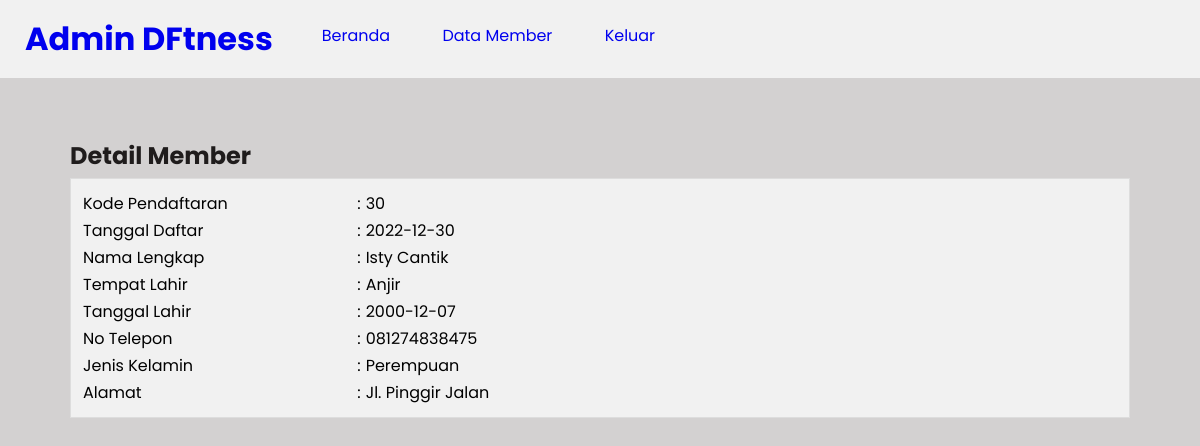
Screenshot of /detail-member.php?id=30 with the database file from the repository.
### tables this page shows
CREATE TABLE `tb_pendaftaran` (
  `id_pendaftaran` int(11) NOT NULL,
  `tgl_daftar` date NOT NULL DEFAULT current_timestamp(),
  `nm_member` varchar(50) NOT NULL,
  `tmp_lahir` varchar(50) NOT NULL,
  `tgl_lahir` date NOT NULL,
  `no_tlp` varchar(15) NOT NULL,
  `jk` enum('Laki-laki','Perempuan') NOT NULL,
  `alamat` text NOT NULL,
  `username` varchar(50) NOT NULL,
  `password` varchar(50) NOT NULL
);

### detail-member.php (the view, shortened to what this page needs)
<?php
    include ("koneksi.php");
    $peserta = mysqli_query($conn, "SELECT * FROM tb_pendaftaran WHERE id_pendaftaran = '".$_GET['id']."'");
    $p = mysqli_fetch_object($peserta)
?>
<!DOCTYPE html>
<html>
<head>
    <link rel="stylesheet" type="text/css" href="css/style.css">
</head>
<body>
    <header>
        <h1><a href="beranda.php">Admin DFtness</h1>
        <ul>
            <li><a href="beranda.php">Beranda</a></li>
            <li><a href="data-peserta.php">Data Member</a></li>
            <li><a href="keluar.php">Keluar</a></li>
        </ul>
    </header>
    <section class="content">
        <h2>Detail Member</h2>
        <div class="box">
        <table class= "table-data">
            <tr>
                <td>Kode Pendaftaran</td>
                <td>:</td>
                <td><?php echo $p->id_pendaftaran ?></td>
            </tr>
            <tr>
                <td>Tanggal Daftar</td>
                <td>:</td>
                <td><?php echo $p->tgl_daftar ?></td>
            </tr>
            <tr>
                <td>Nama Lengkap</td>
                <td>:</td>
                <td><?php echo $p->nm_member ?></td>
            </tr>
            <tr>
                <td>Tempat Lahir</td>
                <td>:</td>
                <td><?php echo $p->tmp_lahir ?></td>
            </tr>
            <tr>
                <td>Tanggal Lahir</td>
                <td>:</td>
                <td><?php echo $p->tgl_lahir ?></td>
            </tr>
            <tr>
                <td>No Telepon</td>
                <td>:</td>
                <td><?php echo $p->no_tlp ?></td>
            </tr>
            <tr>
                <td>Jenis Kelamin</td>
                <td>:</td>
                <td><?php echo $p->jk ?></td>
            </tr>
            <tr>
                <td>Alamat</td>
                <td>:</td>
                <td><?php echo $p->alamat ?></td>
            </tr>
        </table>
        </div>
    </section>
</body>
</html>

### css/style.css (style rules this page uses)
* { margin:0; padding:0; font-family: 'Poppins', sans-serif; }
body { background-color: rgb(211, 209, 209); color: rgb(31, 28, 28); }
.box { color: black; background-color: #f1f1f1; border: 1px solid #ddd; padding: 10px; box-sizing: border-box; margin: 5px 0 25px; }
.table-data { width: 50%; }
header { background-color: #f1f1f1; }
header::after { content: ''; display: block; clear: both; }
header h1 { padding: 15px 25px; display: inline-block; float: left; }
header ul { float: left; }
header ul li { padding: 23px 24px; display: inline-block; }
a { text-decoration: none; }
.content { width: 90%; padding: 10px; box-sizing: border-box; margin: 50px auto; }

### rows the page displays
tb_pendaftaran: id_pendaftaran "30", tgl_daftar "2022-12-30", nm_member "Isty Cantik", tmp_lahir "Anjir", tgl_lahir "2000-12-07", no_tlp "081274838475", jk "Perempuan", alamat "Jl. Pinggir Jalan"
